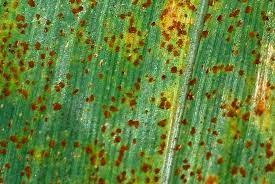
#> input picture test_images/corn_rust1.jpg, 275 x 184 px
$ python -i bacterial_spot.py   (imports and definitions only)
#> lines starting #> are read from the running program, lines starting #| are printed output that depends on the picture; after the words box and inside, x2 and y2 are one past the last pixel; in counts of white or black regions, pixels touching at a corner belong together
import numpy as np
import matplotlib.pyplot as plt
import cv2
from ..utils.helpers import stretch_contrast, smoothen_image, extract_channel
from typing import List
from skimage.filters import threshold_multiotsu

#extract background from given input image
def extract_background(image):
    '''
    Perform k-means channel segmentation on the input spot affected leaf.

    Inputs:
    image=> np.ndarray representation of the image. Background must be segmented
    mask=> mask for the leaf region on the image.

    returns:
    segment => segmentation result
    '''
    im = image.copy()
    #convert to lab
    lab = cv2.cvtColor(im, cv2.COLOR_RGB2LAB)
#> lab: shape (184, 275, 3); mean of channels 0, 1, 2 131.7, 105.6, 163
    #create a vector containing a*b* channel
    shape = lab.shape
#> shape = (184, 275, 3)
    vector = lab[:, :, 1:]
    vector = vector.reshape(-1, 2)
#> vector = 50600 pairs, first value 80 to 165, second value 131 to 202
    #convert to float32
    vector = np.float32(vector)
    #apply kmeans algorithm
    criteria = (cv2.TERM_CRITERIA_EPS + cv2.TERM_CRITERIA_MAX_ITER, 20, 1.0)
    K=3
    attempts=20
    _,label,center=cv2.kmeans(vector, K, None, criteria, attempts, cv2.KMEANS_PP_CENTERS)
#> center = [[98.49, 157.6], [129.9, 167.8], [106.2, 172.1]]
    #get centroids
    center = np.uint8(center)
#> center = [[98, 157], [129, 167], [106, 172]]
    res = center[label.flatten()]
#> res = 50600 pairs, first value 98 to 129, second value 157 to 172
    resArr = []
    #convert into an image with constant luminance
    for ele in res:
        a,b = ele[0], ele[1]
        resArr.append([90, a, b])
#> this loop made 50600 passes
#> after the loop, resArr = 50600 items

    resArr = np.array(resArr, dtype = np.uint8).reshape(shape)
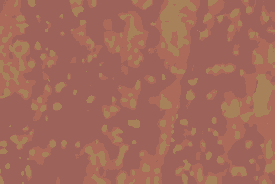
#> resArr: shape (184, 275, 3); mean of channels 0, 1, 2 90, 105.1, 162.5; drawn as B, G, R
    #segment automatically based on min a* value
    b_channel = resArr[:,:,2]
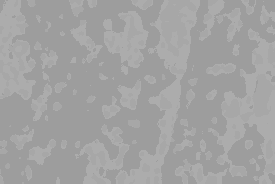
#> b_channel: shape (184, 275); min 157, max 172, mean 162.5

    minVal = np.amin(b_channel)
#> minVal = 157
    resImg = []

    #loop and apply thresholding
    for ele1 in resArr.reshape(-1,3):
        b = ele1[2]
        if b == minVal:
            resImg.append([0])
        else:
            resImg.append([255])
#> this loop made 50600 passes
#> (ele1, b) on passes 1 to 3: ([90, 98, 157], 157), ([90, 98, 157], 157), ([90, 98, 157], 157)
#> after the loop, resImg = 50600 items

    resImg = np.array(resImg, dtype = np.uint8).reshape(image.shape[:2])
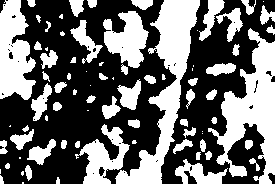
#> resImg: shape (184, 275); 42% white; 80 white regions (23 under 20 px), largest, box (x1, y1, x2, y2) and area: (115, 0, 200, 184) 4623, (208, 28, 275, 184) 4441, (0, 0, 36, 100) 2520
    opening = cv2.morphologyEx(resImg, cv2.MORPH_OPEN, kernel = np.ones((5, 5)), iterations = 2)
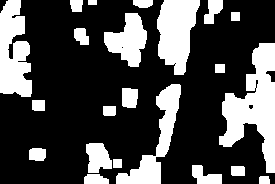
#> opening: shape (184, 275); 29% white; 22 white regions, largest, box (x1, y1, x2, y2) and area: (219, 43, 275, 173) 3608, (0, 0, 32, 97) 2310, (157, 0, 200, 75) 2246
    closing = cv2.morphologyEx(opening, cv2.MORPH_CLOSE, kernel = np.ones((5, 5)), iterations = 2)
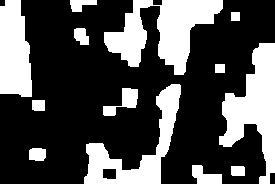
#> closing: shape (184, 275); 31% white; 13 white regions
    cnts, _ = cv2.findContours(closing, cv2.RETR_EXTERNAL, cv2.CHAIN_APPROX_SIMPLE)
#> cnts = 13 contours; largest, box (x1, y1, x2, y2) and area: (104, 0, 223, 75) 4104, (219, 43, 275, 184) 3640, (84, 84, 181, 184) 2970, (0, 0, 32, 97) 2462, (103, 88, 138, 116) 371
    #fill contour for mask
    mask = np.ones(im.shape[:2], dtype="uint8") * 0
    mask = cv2.drawContours(mask, cnts, -1, (255), cv2.FILLED)
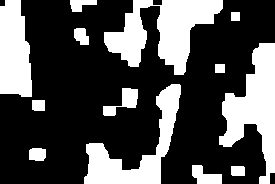
#> mask: shape (184, 275); 31.2% white; 13 white regions, largest, box (x1, y1, x2, y2) and area: (104, 0, 223, 75) 4345, (219, 43, 275, 184) 3854, (84, 84, 181, 184) 3172
    return mask

#extract leaf using mask
# [101 lines left out: functions use_mask, k_means_cluster, peach_special_extraction, not called in this run]

>>> import cv2
>>> picture = cv2.cvtColor(cv2.imread('../../../test_images/corn_rust1.jpg'), cv2.COLOR_BGR2RGB)
>>> result = extract_background(picture)

$ run again, on test_images/data.jpg
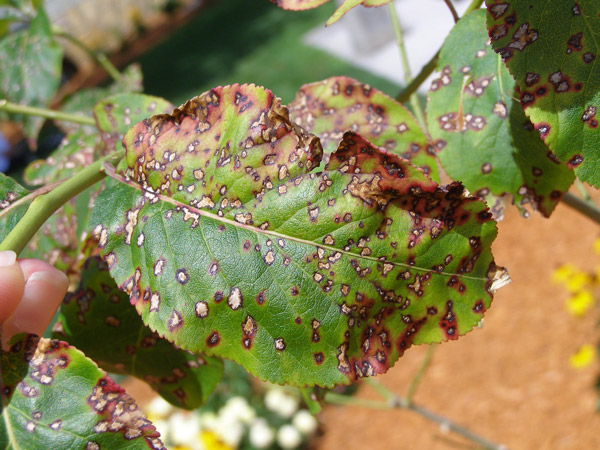
#> input picture test_images/data.jpg, 600 x 450 px
#> lab: shape (450, 600, 3); mean of channels 0, 1, 2 135.7, 125.2, 153.7
#> vector = 270000 pairs, first value 87 to 185, second value 86 to 219
#> in extract_background, `_,label,center=cv2.kmeans(vector, K, None, criteria, attempts, cv2.KME..`: center = [[143.9, 160.9], [108.9, 163.1], [128, 137.9]]
#> in extract_background, `center = np.uint8(center)`: center = [[143, 160], [108, 163], [128, 137]]
#> res = 270000 pairs, first value 108 to 143, second value 137 to 163
#> the loop in extract_background, `for ele in res:` made 270000 passes
#> after the loop in extract_background, `for ele in res:`: resArr = 270000 items
#> in extract_background, `b_channel = resArr[:,:,2]`:
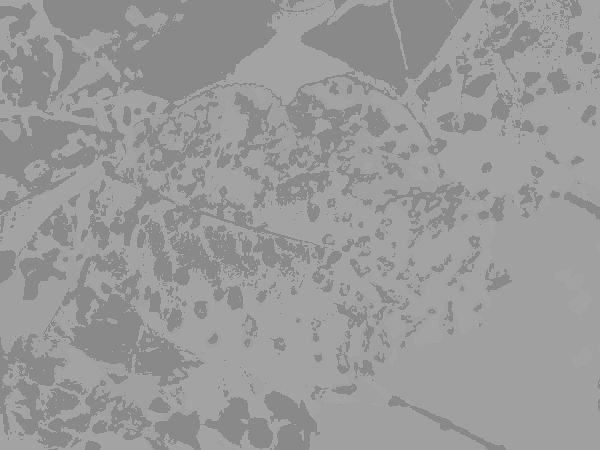
#> b_channel: shape (450, 600); min 137, max 163, mean 153.1
#> minVal = 137
#> the loop in extract_background, `for ele1 in resArr.reshape(-1,3):` made 270000 passes
#> (ele1, b) on passes 1 to 3: ([90, 108, 163], 163), ([90, 108, 163], 163), ([90, 108, 163], 163)
#> after the loop in extract_background, `for ele1 in resArr.reshape(-1,3):`: resImg = 270000 items
#> opening: shape (450, 600); 49.7% white; 91 white regions, largest, box (x1, y1, x2, y2) and area: (168, 198, 600, 450) 70869, (313, 89, 600, 236) 15337, (234, 0, 347, 109) 5902
#> closing: shape (450, 600); 53.6% white; 36 black regions
#> cnts = 34 contours; largest, box (x1, y1, x2, y2) and area: (135, 0, 600, 450) 128074, (0, 162, 159, 450) 12314, (440, 0, 493, 64) 1376, (73, 32, 112, 88) 1279, (79, 91, 151, 131) 1134
#> in extract_background, `mask = cv2.drawContours(mask, cnts, -1, (255), cv2.FILLED)`:
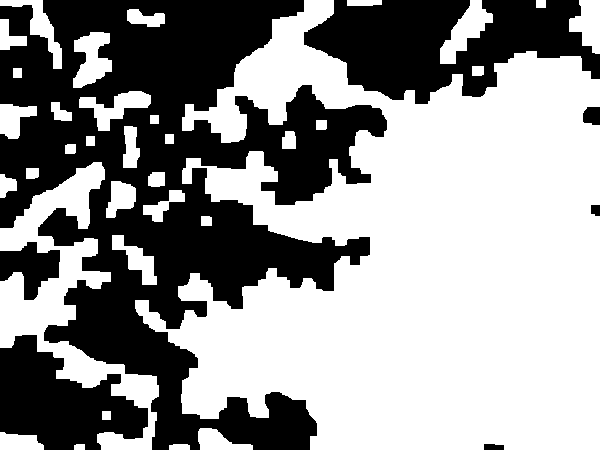
#> mask: shape (450, 600); 58.4% white; 7 black regions, largest, box (x1, y1, x2, y2) and area: (0, 0, 387, 450) 81418, (304, 0, 600, 104) 18448, (0, 335, 148, 450) 10108
